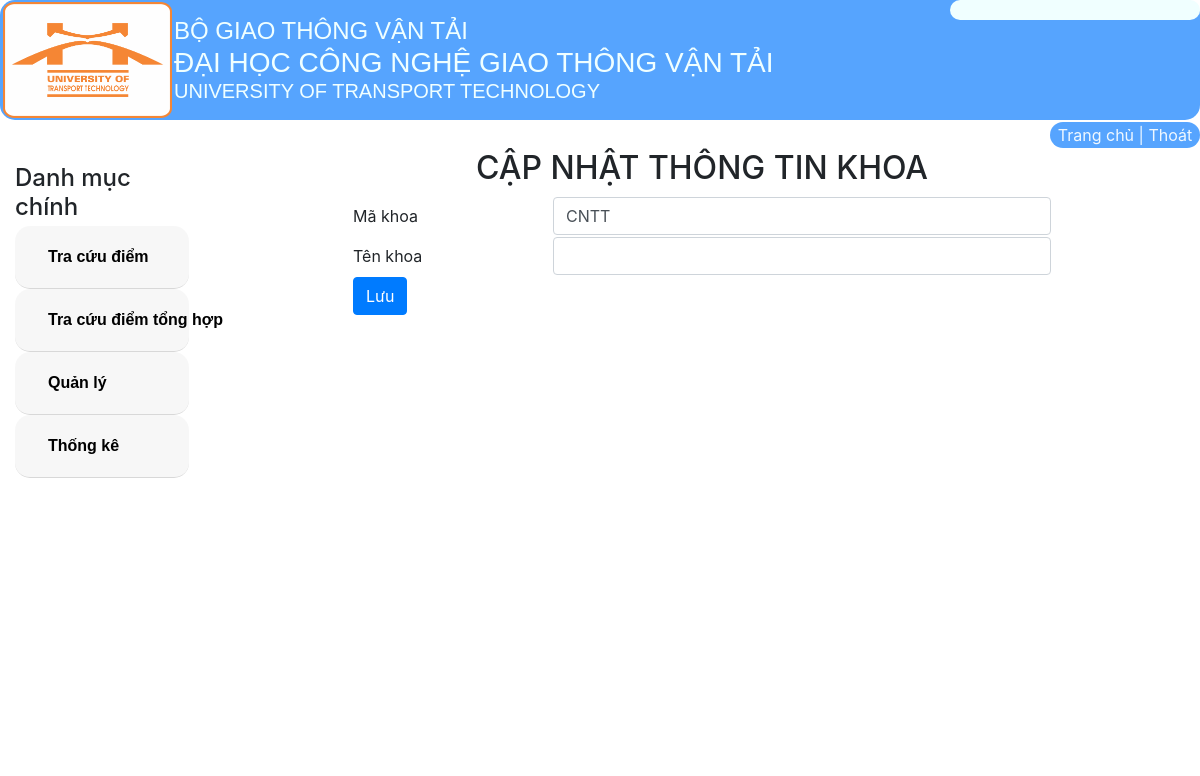
The app's page /DanhSachKhoa/Sua/, older data.
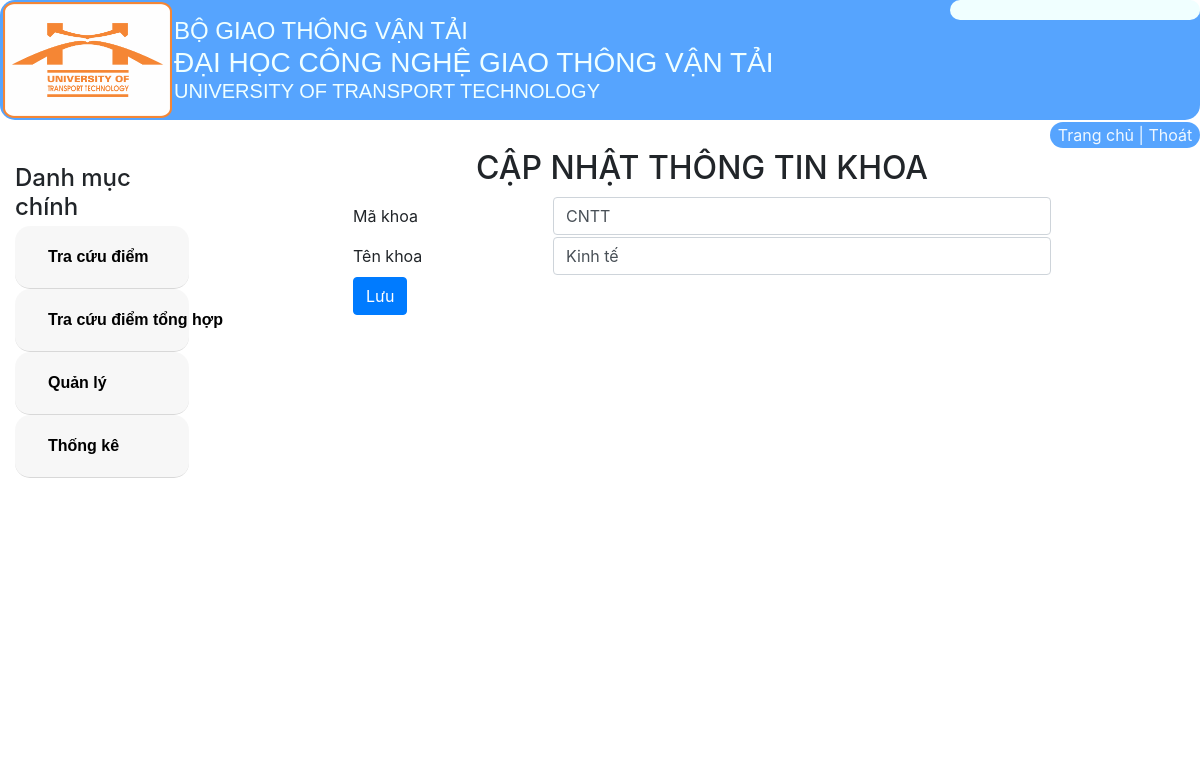
The same page, newer data.
### tables this page shows
CREATE TABLE `khoa` (
  `makhoa` varchar(30) NOT NULL,
  `tenkhoa` varchar(50) NOT NULL
);

### MVC/Core/controller.php (called while the page is built, shortened)
<?php
class Controller
{
    public function mode($mode){
        return new $mode;
    }
    function view($view, $data= []){
        include_once './MVC/Views/'.$view.'.php';
    }
}

### MVC/Controllers/DanhSachKhoa.php (called while the page is built, shortened)
<?php
class DanhSachKhoa extends Controller{
    protected $khoa;
    function __construct(){
        $this->khoa = $this->mode('Khoa');
    }
    function Sua($makhoa){
        $this->view('MasterLayout',['page'=>'Khoa_sua','dulieu'=>$this->khoa->khoa_find($makhoa,'')
        ]);
    }
}
?>

### MVC/Core/app.php (called while the page is built, shortened)
<?php
class app
{
    protected $action = 'Get_data';
    function __construct()
    {
        $arr = $this->ProcessURL();
        if($arr!=null){
            if(file_exists("./MVC/Controllers/".$arr[0].".php")){
                $this->controller=$arr[0];
                unset($arr[0]);
            }
        }
        $this->controller=new $this->controller;
        if(isset($arr[1])){
            if(method_exists($this->controller,$arr[1])){
                $this->action=$arr[1];
            }
            unset($arr[1]);
        }
        $this->params=$arr?array_values($arr):[];
        call_user_func_array([$this->controller,$this->action],$this->params);
    }
    function ProcessURL(){
        if(isset($_GET['url'])){
            return explode("/",filter_var(trim($_GET['url']),FILTER_DEFAULT));
        }
    }
}
?>

### index.php (called while the page is built, shortened)
<?php
$myapp = new app();
?>

### MVC/Core/connectDB.php (called while the page is built, shortened)
<?php
class connectDB{
    protected $servername="localhost";
    protected $username="root";
    protected $password="";
    protected $dbname="btl_quanlydiem";
    function __construct(){
        $this->con=mysqli_connect($this->servername,$this->username,$this->password,$this->dbname);
    }
}
?>

### MVC/Models/Khoa.php (called while the page is built, shortened)
<?php
class Khoa extends connectDB{
    function khoa_find($makhoa,$tenkhoa){
        $sql_khoa_find="SELECT * FROM khoa where makhoa like '%$makhoa%' and tenkhoa like '%$tenkhoa%'";
        return mysqli_query($this->con,$sql_khoa_find);
    }
}
?>

### MVC/Views/Pages/Khoa_sua.php (the view, shortened to what this page needs)
<!DOCTYPE html>
<html lang="en">
<head>
    <link rel="stylesheet" href="Public/Css/style.css">
    <link rel="stylesheet" href="Public/Css/css_bootstrap.min.css">
    <link rel="stylesheet" href="https://stackpath.bootstrapcdn.com/bootstrap/4.1.1/css/bootstrap.min.css">
</head>
<body>
<form action="http://localhost/MVC/DanhSachKhoa/Sua_khoa" method="post">
        <table cellspacing="20" align="center" >
            <tr>
                <td colspan="2" class="col1" style="text-align: center;"><h2>CẬP NHẬT THÔNG TIN KHOA</h2></td>
            </tr>
            <tr>
                <td class="col1">Mã khoa</td>
                <td class="col2">
                    <input  class="form-control" type="text" name="txtMakhoa" value="<?php if(isset($data['dulieu'])){ $row = mysqli_fetch_assoc($data['dulieu']); echo $row['makhoa'];} ?>">
                </td>
            </tr>
            <tr>
                <td class="col1">Tên khoa</td>
                <td class="col2">
                    <input class="form-control" type="text" name="txtTenkhoa" value="<?php if(isset($data['dulieu'])){ $row = mysqli_fetch_assoc($data['dulieu']); echo $row['tenkhoa'];} ?>">
                </td>
            </tr>
            <tr>
                <td class="col2" colspan="2" align = center>
                    <input class="btn btn-primary" type="submit" name="btnLuu" value="Lưu">
                </td>
            </tr>
        </table>
    </form>
</body>
</html>

Row changes from the older to the newer data that the page shows:
added khoa: txtTenkhoa "Kinh tế"
